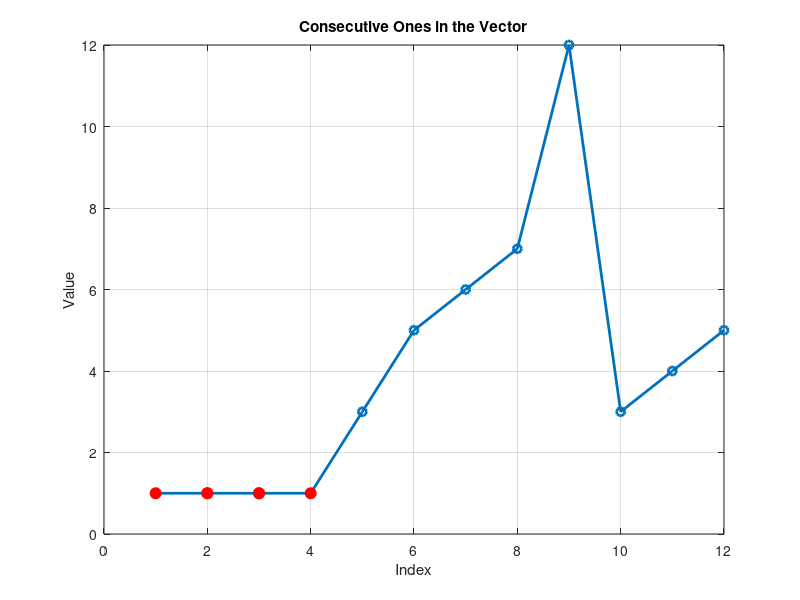

This chart was generated by the following MATLAB code:
vector = [1,1,1,1,3,5,6,7,12,3,4,5];
x = 1:length(vector);
plot(vector, '-o', 'LineWidth', 2);
hold on;

% Highlight consecutive ones
for i = 1:length(vector) - 1
    if vector(i) == 1 && vector(i+1) == 1
        plot([i, i+1], [1, 1], 'ro', 'MarkerSize', 8, 'MarkerFaceColor', 'r');
    end
end

xlabel('Index');
ylabel('Value');
title('Consecutive Ones in the Vector');
grid on;
